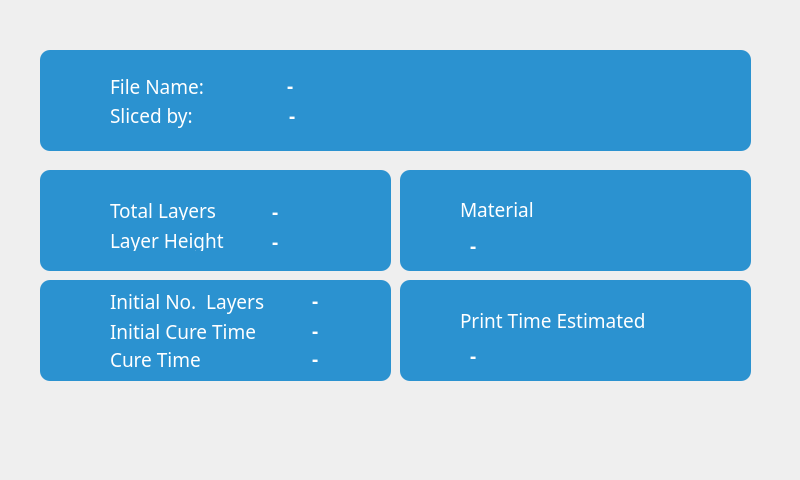
   <widget class="QWidget" name="print_preparation_widget" native="true">
    <property name="geometry">
     <rect>
      <x>4800</x>
      <y>0</y>
      <width>800</width>
      <height>480</height>
     </rect>
    </property>
    <widget class="QWidget" name="widget_2" native="true">
     <property name="geometry">
      <rect>
       <x>40</x>
       <y>50</y>
       <width>711</width>
       <height>101</height>
      </rect>
     </property>
     <property name="font">
      <font>
       <family>Proxima Nova</family>
       <pointsize>14</pointsize>
      </font>
     </property>
     <property name="styleSheet">
      <string notr="true">QWidget{
border-radius: 10px;
background-color: rgb(43, 146, 208);
}</string>
     </property>
     <widget class="QLabel" name="file_ico">
      <property name="geometry">
       <rect>
        <x>16</x>
        <y>30</y>
        <width>51</width>
        <height>51</height>
       </rect>
      </property>
      <property name="font">
       <font>
        <family>Proxima Nova</family>
        <pointsize>14</pointsize>
       </font>
      </property>
      <property name="styleSheet">
       <string notr="true">border-image: url(:/icons/Icons (Resized)/Blue and Green Theme/infoFileName.png);
border-radius: 0px;</string>
      </property>
      <property name="frameShape">
       <enum>QFrame::Panel</enum>
      </property>
      <property name="text">
       <string/>
      </property>
     </widget>
     <widget class="QLabel" name="label_5">
      <property name="enabled">
       <bool>false</bool>
      </property>
      <property name="geometry">
       <rect>
        <x>70</x>
        <y>26</y>
        <width>111</width>
        <height>20</height>
       </rect>
      </property>
      <property name="font">
       <font>
        <family>Proxima Nova</family>
        <pointsize>14</pointsize>
        <kerning>true</kerning>
       </font>
      </property>
      <property name="styleSheet">
       <string notr="true">color: rgb(255, 255, 255);
border: 0px;</string>
      </property>
      <property name="text">
       <string>File Name:</string>
      </property>
     </widget>
     <widget class="QLabel" name="label_9">
      <property name="geometry">
       <rect>
        <x>70</x>
        <y>50</y>
        <width>101</width>
        <height>31</height>
       </rect>
      </property>
      <property name="font">
       <font>
        <family>Proxima Nova</family>
        <pointsize>14</pointsize>
       </font>
      </property>
      <property name="styleSheet">
       <string notr="true">color: rgb(255, 255, 255);
border-radius: 0px;
border: 0px;</string>
      </property>
      <property name="text">
       <string>Sliced by:</string>
      </property>
      <property name="alignment">
       <set>Qt::AlignLeading|Qt::AlignLeft|Qt::AlignVCenter</set>
      </property>
     </widget>
     <widget class="QLabel" name="printer_info_label">
      <property name="geometry">
       <rect>
        <x>249</x>
        <y>50</y>
        <width>421</width>
        <height>31</height>
       </rect>
      </property>
      <property name="font">
       <font>
        <family>Proxima Nova</family>
        <pointsize>14</pointsize>
        <weight>75</weight>
        <bold>true</bold>
       </font>
      </property>
      <property name="styleSheet">
       <string notr="true">color: rgb(255, 255, 255);
border-radius: 0px;
border: 0px;</string>
      </property>
      <property name="frameShape">
       <enum>QFrame::Box</enum>
      </property>
      <property name="text">
       <string>-</string>
      </property>
      <property name="alignment">
       <set>Qt::AlignLeading|Qt::AlignLeft|Qt::AlignVCenter</set>
      </property>
     </widget>
     <widget class="QLineEdit" name="filename_label">
      <property name="geometry">
       <rect>
        <x>245</x>
        <y>20</y>
        <width>421</width>
        <height>31</height>
       </rect>
      </property>
      <property name="sizePolicy">
       <sizepolicy hsizetype="Preferred" vsizetype="Fixed">
        <horstretch>0</horstretch>
        <verstretch>0</verstretch>
       </sizepolicy>
      </property>
      <property name="palette">
       <palette>
        <active>
         <colorrole role="WindowText">
          <brush brushstyle="SolidPattern">
           <color alpha="255">
            <red>255</red>
            <green>255</green>
            <blue>255</blue>
           </color>
          </brush>
         </colorrole>
         <colorrole role="Button">
          <brush brushstyle="SolidPattern">
           <color alpha="255">
            <red>43</red>
            <green>146</green>
            <blue>208</blue>
           </color>
          </brush>
         </colorrole>
         <colorrole role="Text">
          <brush brushstyle="SolidPattern">
           <color alpha="255">
            <red>255</red>
            <green>255</green>
            <blue>255</blue>
           </color>
          </brush>
         </colorrole>
         <colorrole role="ButtonText">
          <brush brushstyle="SolidPattern">
           <color alpha="255">
            <red>255</red>
            <green>255</green>
            <blue>255</blue>
           </color>
          </brush>
         </colorrole>
         <colorrole role="Base">
          <brush brushstyle="SolidPattern">
           <color alpha="255">
            <red>43</red>
            <green>146</green>
            <blue>208</blue>
           </color>
          </brush>
         </colorrole>
         <colorrole role="Window">
          <brush brushstyle="SolidPattern">
           <color alpha="255">
            <red>43</red>
            <green>146</green>
            <blue>208</blue>
           </color>
          </brush>
         </colorrole>
         <colorrole role="Text">
          <brush brushstyle="NoBrush">
           <color alpha="128">
            <red>255</red>
            <green>255</green>
            <blue>255</blue>
           </color>
          </brush>
         </colorrole>
        </active>
        <inactive>
         <colorrole role="WindowText">
          <brush brushstyle="SolidPattern">
           <color alpha="255">
            <red>255</red>
            <green>255</green>
            <blue>255</blue>
           </color>
          </brush>
         </colorrole>
         <colorrole role="Button">
          <brush brushstyle="SolidPattern">
           <color alpha="255">
            <red>43</red>
            <green>146</green>
            <blue>208</blue>
           </color>
          </brush>
         </colorrole>
         <colorrole role="Text">
          <brush brushstyle="SolidPattern">
           <color alpha="255">
            <red>255</red>
            <green>255</green>
            <blue>255</blue>
           </color>
          </brush>
         </colorrole>
         <colorrole role="ButtonText">
          <brush brushstyle="SolidPattern">
           <color alpha="255">
            <red>255</red>
            <green>255</green>
            <blue>255</blue>
           </color>
          </brush>
         </colorrole>
         <colorrole role="Base">
          <brush brushstyle="SolidPattern">
           <color alpha="255">
            <red>43</red>
            <green>146</green>
            <blue>208</blue>
           </color>
          </brush>
         </colorrole>
         <colorrole role="Window">
          <brush brushstyle="SolidPattern">
           <color alpha="255">
            <red>43</red>
            <green>146</green>
            <blue>208</blue>
           </color>
          </brush>
         </colorrole>
         <colorrole role="Text">
          <brush brushstyle="NoBrush">
           <color alpha="128">
            <red>255</red>
            <green>255</green>
            <blue>255</blue>
           </color>
          </brush>
         </colorrole>
        </inactive>
        <disabled>
         <colorrole role="WindowText">
          <brush brushstyle="SolidPattern">
           <color alpha="255">
            <red>255</red>
            <green>255</green>
            <blue>255</blue>
           </color>
          </brush>
         </colorrole>
         <colorrole role="Button">
          <brush brushstyle="SolidPattern">
           <color alpha="255">
            <red>43</red>
            <green>146</green>
            <blue>208</blue>
           </color>
          </brush>
         </colorrole>
         <colorrole role="Text">
          <brush brushstyle="SolidPattern">
           <color alpha="255">
            <red>255</red>
            <green>255</green>
            <blue>255</blue>
           </color>
          </brush>
         </colorrole>
         <colorrole role="ButtonText">
          <brush brushstyle="SolidPattern">
           <color alpha="255">
            <red>255</red>
            <green>255</green>
            <blue>255</blue>
           </color>
          </brush>
         </colorrole>
         <colorrole role="Base">
          <brush brushstyle="SolidPattern">
           <color alpha="255">
            <red>43</red>
            <green>146</green>
            <blue>208</blue>
           </color>
          </brush>
         </colorrole>
         <colorrole role="Window">
          <brush brushstyle="SolidPattern">
           <color alpha="255">
            <red>43</red>
            <green>146</green>
            <blue>208</blue>
           </color>
          </brush>
         </colorrole>
         <colorrole role="Text">
          <brush brushstyle="NoBrush">
           <color alpha="128">
            <red>255</red>
            <green>255</green>
            <blue>255</blue>
           </color>
          </brush>
         </colorrole>
        </disabled>
       </palette>
      </property>
      <property name="font">
       <font>
        <family>Proxima Nova</family>
        <pointsize>14</pointsize>
        <weight>75</weight>
        <bold>true</bold>
       </font>
      </property>
      <property name="focusPolicy">
       <enum>Qt::NoFocus</enum>
      </property>
      <property name="toolTip">
       <string>Job File Name</string>
      </property>
      <property name="whatsThis">
       <string>Job File Name</string>
      </property>
      <property name="styleSheet">
       <string notr="true">color: rgb(255, 255, 255);
border-radius: 0px;
border: 0px;</string>
      </property>
      <property name="text">
       <string>-</string>
      </property>
      <property name="frame">
       <bool>true</bool>
      </property>
      <property name="readOnly">
       <bool>true</bool>
      </property>
      <property name="Text" stdset="0">
       <string/>
      </property>
     </widget>
     <zorder>printer_info_label</zorder>
     <zorder>file_ico</zorder>
     <zorder>label_5</zorder>
     <zorder>label_9</zorder>
     <zorder>filename_label</zorder>
    </widget>
    <widget class="QWidget" name="widget_3" native="true">
     <property name="geometry">
      <rect>
       <x>40</x>
       <y>170</y>
       <width>351</width>
       <height>101</height>
      </rect>
     </property>
     <property name="font">
      <font>
       <family>Proxima Nova</family>
       <pointsize>14</pointsize>
      </font>
     </property>
     <property name="styleSheet">
      <string notr="true">QWidget{
border-radius: 10px;
background-color: rgb(43, 146, 208);
}</string>
     </property>
     <widget class="QLabel" name="layer_ico">
      <property name="geometry">
       <rect>
        <x>15</x>
        <y>27</y>
        <width>50</width>
        <height>50</height>
       </rect>
      </property>
      <property name="font">
       <font>
        <family>Proxima Nova</family>
        <pointsize>14</pointsize>
       </font>
      </property>
      <property name="styleSheet">
       <string notr="true">border-image: url(:/icons/Icons (Resized)/Blue and Green Theme/infoLayers.png);
border-radius: 0px;</string>
      </property>
      <property name="text">
       <string/>
      </property>
     </widget>
     <widget class="QLabel" name="label_12">
      <property name="geometry">
       <rect>
        <x>70</x>
        <y>30</y>
        <width>141</width>
        <height>20</height>
       </rect>
      </property>
      <property name="font">
       <font>
        <family>Proxima Nova</family>
        <pointsize>14</pointsize>
       </font>
      </property>
      <property name="styleSheet">
       <string notr="true">color: rgb(255, 255, 255);
border-radius: 0px;
border: 0px;</string>
      </property>
      <property name="text">
       <string>Total Layers</string>
      </property>
     </widget>
     <widget class="QLineEdit" name="total_layers_label">
      <property name="geometry">
       <rect>
        <x>230</x>
        <y>30</y>
        <width>91</width>
        <height>22</height>
       </rect>
      </property>
      <property name="font">
       <font>
        <family>Proxima Nova</family>
        <pointsize>14</pointsize>
        <weight>75</weight>
        <bold>true</bold>
       </font>
      </property>
      <property name="focusPolicy">
       <enum>Qt::NoFocus</enum>
      </property>
      <property name="styleSheet">
       <string notr="true">color: rgb(255, 255, 255);
border:none;</string>
      </property>
      <property name="text">
       <string>-</string>
      </property>
     </widget>
     <widget class="QLabel" name="label_13">
      <property name="geometry">
       <rect>
        <x>70</x>
        <y>60</y>
        <width>141</width>
        <height>21</height>
       </rect>
      </property>
      <property name="font">
       <font>
        <family>Proxima Nova</family>
        <pointsize>14</pointsize>
       </font>
      </property>
      <property name="styleSheet">
       <string notr="true">color: rgb(255, 255, 255);
border-radius: 0px;
border: 0px;</string>
      </property>
      <property name="text">
       <string>Layer Height</string>
      </property>
     </widget>
     <widget class="QLineEdit" name="layer_height_label">
      <property name="geometry">
       <rect>
        <x>230</x>
        <y>60</y>
        <width>51</width>
        <height>21</height>
       </rect>
      </property>
      <property name="sizePolicy">
       <sizepolicy hsizetype="Preferred" vsizetype="Fixed">
        <horstretch>0</horstretch>
        <verstretch>0</verstretch>
       </sizepolicy>
      </property>
      <property name="palette">
       <palette>
        <active>
         <colorrole role="WindowText">
          <brush brushstyle="SolidPattern">
           <color alpha="255">
            <red>255</red>
            <green>255</green>
            <blue>255</blue>
           </color>
          </brush>
         </colorrole>
         <colorrole role="Button">
          <brush brushstyle="SolidPattern">
           <color alpha="255">
            <red>43</red>
            <green>146</green>
            <blue>208</blue>
           </color>
          </brush>
         </colorrole>
         <colorrole role="Text">
          <brush brushstyle="SolidPattern">
           <color alpha="255">
            <red>255</red>
            <green>255</green>
            <blue>255</blue>
           </color>
          </brush>
         </colorrole>
         <colorrole role="ButtonText">
          <brush brushstyle="SolidPattern">
           <color alpha="255">
            <red>255</red>
            <green>255</green>
            <blue>255</blue>
           </color>
          </brush>
         </colorrole>
         <colorrole role="Base">
          <brush brushstyle="SolidPattern">
           <color alpha="255">
            <red>43</red>
            <green>146</green>
            <blue>208</blue>
           </color>
          </brush>
         </colorrole>
         <colorrole role="Window">
          <brush brushstyle="SolidPattern">
           <color alpha="255">
            <red>43</red>
            <green>146</green>
            <blue>208</blue>
           </color>
          </brush>
         </colorrole>
         <colorrole role="Text">
          <brush brushstyle="NoBrush">
           <color alpha="128">
            <red>255</red>
            <green>255</green>
            <blue>255</blue>
           </color>
          </brush>
         </colorrole>
        </active>
        <inactive>
         <colorrole role="WindowText">
          <brush brushstyle="SolidPattern">
           <color alpha="255">
            <red>255</red>
            <green>255</green>
            <blue>255</blue>
           </color>
          </brush>
         </colorrole>
         <colorrole role="Button">
          <brush brushstyle="SolidPattern">
           <color alpha="255">
            <red>43</red>
            <green>146</green>
            <blue>208</blue>
           </color>
          </brush>
         </colorrole>
         <colorrole role="Text">
          <brush brushstyle="SolidPattern">
           <color alpha="255">
            <red>255</red>
            <green>255</green>
            <blue>255</blue>
           </color>
          </brush>
         </colorrole>
         <colorrole role="ButtonText">
          <brush brushstyle="SolidPattern">
           <color alpha="255">
            <red>255</red>
            <green>255</green>
            <blue>255</blue>
           </color>
          </brush>
         </colorrole>
         <colorrole role="Base">
          <brush brushstyle="SolidPattern">
           <color alpha="255">
            <red>43</red>
            <green>146</green>
            <blue>208</blue>
           </color>
          </brush>
         </colorrole>
         <colorrole role="Window">
          <brush brushstyle="SolidPattern">
           <color alpha="255">
            <red>43</red>
            <green>146</green>
            <blue>208</blue>
           </color>
          </brush>
         </colorrole>
         <colorrole role="Text">
          <brush brushstyle="NoBrush">
           <color alpha="128">
            <red>255</red>
            <green>255</green>
            <blue>255</blue>
           </color>
          </brush>
         </colorrole>
        </inactive>
        <disabled>
         <colorrole role="WindowText">
          <brush brushstyle="SolidPattern">
           <color alpha="255">
            <red>255</red>
            <green>255</green>
            <blue>255</blue>
           </color>
          </brush>
         </colorrole>
         <colorrole role="Button">
          <brush brushstyle="SolidPattern">
           <color alpha="255">
            <red>43</red>
            <green>146</green>
            <blue>208</blue>
           </color>
          </brush>
         </colorrole>
         <colorrole role="Text">
          <brush brushstyle="SolidPattern">
           <color alpha="255">
            <red>255</red>
            <green>255</green>
            <blue>255</blue>
           </color>
          </brush>
         </colorrole>
         <colorrole role="ButtonText">
          <brush brushstyle="SolidPattern">
           <color alpha="255">
            <red>255</red>
            <green>255</green>
            <blue>255</blue>
           </color>
          </brush>
         </colorrole>
         <colorrole role="Base">
          <brush brushstyle="SolidPattern">
           <color alpha="255">
            <red>43</red>
            <green>146</green>
            <blue>208</blue>
           </color>
          </brush>
         </colorrole>
         <colorrole role="Window">
          <brush brushstyle="SolidPattern">
           <color alpha="255">
            <red>43</red>
            <green>146</green>
            <blue>208</blue>
           </color>
          </brush>
         </colorrole>
         <colorrole role="Text">
          <brush brushstyle="NoBrush">
           <color alpha="128">
            <red>255</red>
            <green>255</green>
            <blue>255</blue>
           </color>
          </brush>
         </colorrole>
        </disabled>
       </palette>
      </property>
      <property name="font">
       <font>
        <family>Proxima Nova</family>
        <pointsize>14</pointsize>
        <weight>75</weight>
        <bold>true</bold>
       </font>
      </property>
      <property name="focusPolicy">
       <enum>Qt::NoFocus</enum>
      </property>
      <property name="toolTip">
       <string>Job was sliced using this layer thickness</string>
      </property>
      <property name="whatsThis">
       <string>Job was sliced using this layer thickness</string>
      </property>
      <property name="styleSheet">
       <string notr="true">color: rgb(255, 255, 255);
border:none;</string>
      </property>
      <property name="text">
       <string>-</string>
      </property>
      <property name="readOnly">
       <bool>true</bool>
      </property>
     </widget>
    </widget>
    <widget class="QWidget" name="widget_4" native="true">
     <property name="geometry">
      <rect>
       <x>400</x>
       <y>170</y>
       <width>351</width>
       <height>101</height>
      </rect>
     </property>
     <property name="font">
      <font>
       <family>Proxima Nova</family>
       <pointsize>14</pointsize>
      </font>
     </property>
     <property name="styleSheet">
      <string notr="true">QWidget{
border-radius: 10px;
background-color: rgb(43, 146, 208);
}</string>
     </property>
     <widget class="QLabel" name="material_ico">
      <property name="geometry">
       <rect>
        <x>14</x>
        <y>30</y>
        <width>50</width>
        <height>50</height>
       </rect>
      </property>
      <property name="font">
       <font>
        <family>Proxima Nova</family>
        <pointsize>14</pointsize>
       </font>
      </property>
      <property name="styleSheet">
       <string notr="true">border-image: url(:/icons/Icons (Resized)/Blue and Green Theme/infoMaterial.png);
border-radius: 0px;</string>
      </property>
      <property name="text">
       <string/>
      </property>
     </widget>
     <widget class="QLabel" name="label_20">
      <property name="geometry">
       <rect>
        <x>60</x>
        <y>29</y>
        <width>121</width>
        <height>21</height>
       </rect>
      </property>
      <property name="font">
       <font>
        <family>Proxima Nova</family>
        <pointsize>14</pointsize>
       </font>
      </property>
      <property name="styleSheet">
       <string notr="true">color: rgb(255, 255, 255);
border-radius: 0px;
border: 0px;</string>
      </property>
      <property name="text">
       <string>Material</string>
      </property>
     </widget>
     <widget class="QLabel" name="material_name_label">
      <property name="geometry">
       <rect>
        <x>70</x>
        <y>60</y>
        <width>261</width>
        <height>31</height>
       </rect>
      </property>
      <property name="font">
       <font>
        <family>Proxima Nova</family>
        <pointsize>14</pointsize>
        <weight>75</weight>
        <bold>true</bold>
       </font>
      </property>
      <property name="styleSheet">
       <string notr="true">color: rgb(255, 255, 255);</string>
      </property>
      <property name="text">
       <string>-</string>
      </property>
     </widget>
    </widget>
    <widget class="QWidget" name="widget_5" native="true">
     <property name="geometry">
      <rect>
       <x>400</x>
       <y>280</y>
       <width>351</width>
       <height>101</height>
      </rect>
     </property>
     <property name="font">
      <font>
       <family>Proxima Nova</family>
       <pointsize>14</pointsize>
      </font>
     </property>
     <property name="styleSheet">
      <string notr="true">QWidget{
border-radius: 10px;
background-color: rgb(43, 146, 208);
}</string>
     </property>
     <widget class="QLabel" name="time_ico">
      <property name="geometry">
       <rect>
        <x>15</x>
        <y>30</y>
        <width>50</width>
        <height>50</height>
       </rect>
      </property>
      <property name="font">
       <font>
        <family>Proxima Nova</family>
        <pointsize>14</pointsize>
       </font>
      </property>
      <property name="styleSheet">
       <string notr="true">border-image: url(:/icons/Icons (Resized)/Blue and Green Theme/infoTime.png);</string>
      </property>
      <property name="text">
       <string/>
      </property>
     </widget>
     <widget class="QLabel" name="label_19">
      <property name="geometry">
       <rect>
        <x>60</x>
        <y>30</y>
        <width>231</width>
        <height>21</height>
       </rect>
      </property>
      <property name="font">
       <font>
        <family>Proxima Nova</family>
        <pointsize>14</pointsize>
       </font>
      </property>
      <property name="styleSheet">
       <string notr="true">color: rgb(255, 255, 255);
border-radius: 0px;border-radius: 0px;
border: 0px;</string>
      </property>
      <property name="text">
       <string>Print Time Estimated</string>
      </property>
     </widget>
     <widget class="QLabel" name="est_print_time_label">
      <property name="geometry">
       <rect>
        <x>70</x>
        <y>60</y>
        <width>201</width>
        <height>31</height>
       </rect>
      </property>
      <property name="font">
       <font>
        <family>Proxima Nova</family>
        <pointsize>14</pointsize>
        <weight>75</weight>
        <italic>false</italic>
        <bold>true</bold>
       </font>
      </property>
      <property name="styleSheet">
       <string notr="true">color: rgb(255, 255, 255);</string>
      </property>
      <property name="text">
       <string>-</string>
      </property>
     </widget>
    </widget>
    <widget class="QWidget" name="widget_6" native="true">
     <property name="geometry">
      <rect>
       <x>40</x>
       <y>280</y>
       <width>351</width>
       <height>101</height>
      </rect>
     </property>
     <property name="font">
      <font>
       <family>Proxima Nova</family>
       <pointsize>14</pointsize>
      </font>
     </property>
     <property name="styleSheet">
      <string notr="true">QWidget{
border-radius: 10px;
background-color: rgb(43, 146, 208);
}</string>
     </property>
     <widget class="QLabel" name="cure_ico">
      <property name="geometry">
       <rect>
        <x>14</x>
        <y>30</y>
        <width>50</width>
        <height>50</height>
       </rect>
      </property>
      <property name="font">
       <font>
        <family>Proxima Nova</family>
        <pointsize>14</pointsize>
       </font>
      </property>
      <property name="styleSheet">
       <string notr="true">border-image: url(:/icons/Icons (Resized)/Blue and Green Theme/infoCureTime.png);</string>
      </property>
      <property name="text">
       <string/>
      </property>
     </widget>
     <widget class="QLabel" name="label_18">
      <property name="geometry">
       <rect>
        <x>70</x>
        <y>69</y>
        <width>121</width>
        <height>21</height>
       </rect>
      </property>
      <property name="font">
       <font>
        <family>Proxima Nova</family>
        <pointsize>14</pointsize>
       </font>
      </property>
      <property name="styleSheet">
       <string notr="true">color: rgb(255, 255, 255);
border-radius: 0px;
border: 0px;</string>
      </property>
      <property name="text">
       <string>Cure Time</string>
      </property>
     </widget>
     <widget class="QLineEdit" name="cure_time_label">
      <property name="geometry">
       <rect>
        <x>270</x>
        <y>67</y>
        <width>61</width>
        <height>21</height>
       </rect>
      </property>
      <property name="font">
       <font>
        <family>Proxima Nova</family>
        <pointsize>14</pointsize>
        <weight>75</weight>
        <bold>true</bold>
       </font>
      </property>
      <property name="focusPolicy">
       <enum>Qt::NoFocus</enum>
      </property>
      <property name="styleSheet">
       <string notr="true">color: rgb(255, 255, 255);
border:none;</string>
      </property>
      <property name="text">
       <string>-</string>
      </property>
     </widget>
     <widget class="QLineEdit" name="initial_cure_time_label">
      <property name="geometry">
       <rect>
        <x>270</x>
        <y>35</y>
        <width>71</width>
        <height>31</height>
       </rect>
      </property>
      <property name="font">
       <font>
        <family>Proxima Nova</family>
        <pointsize>14</pointsize>
        <weight>75</weight>
        <bold>true</bold>
       </font>
      </property>
      <property name="focusPolicy">
       <enum>Qt::NoFocus</enum>
      </property>
      <property name="styleSheet">
       <string notr="true">color: rgb(255, 255, 255);
border:none;</string>
      </property>
      <property name="text">
       <string>-</string>
      </property>
     </widget>
     <widget class="QLabel" name="label_17">
      <property name="geometry">
       <rect>
        <x>70</x>
        <y>36</y>
        <width>171</width>
        <height>31</height>
       </rect>
      </property>
      <property name="font">
       <font>
        <family>Proxima Nova</family>
        <pointsize>14</pointsize>
       </font>
      </property>
      <property name="styleSheet">
       <string notr="true">color: rgb(255, 255, 255);
border-radius: 0px;
border: 0px;</string>
      </property>
      <property name="text">
       <string>Initial Cure Time</string>
      </property>
     </widget>
     <widget class="QLabel" name="label_16">
      <property name="geometry">
       <rect>
        <x>70</x>
        <y>6</y>
        <width>181</width>
        <height>31</height>
       </rect>
      </property>
      <property name="font">
       <font>
        <family>Proxima Nova</family>
        <pointsize>14</pointsize>
        <weight>50</weight>
        <bold>false</bold>
       </font>
      </property>
      <property name="styleSheet">
       <string notr="true">color: rgb(255, 255, 255);
border-radius: 0px;
border: 0px;</string>
      </property>
      <property name="text">
       <string>Initial No.  Layers</string>
      </property>
     </widget>
     <widget class="QLineEdit" name="initial_num_layers_label">
      <property name="geometry">
       <rect>
        <x>270</x>
        <y>5</y>
        <width>71</width>
        <height>31</height>
       </rect>
      </property>
      <property name="font">
       <font>
        <family>Proxima Nova</family>
        <pointsize>14</pointsize>
        <weight>75</weight>
        <bold>true</bold>
       </font>
      </property>
      <property name="focusPolicy">
       <enum>Qt::NoFocus</enum>
      </property>
      <property name="styleSheet">
       <string notr="true">color: rgb(255, 255, 255);
border:none;</string>
      </property>
      <property name="text">
       <string>-</string>
      </property>
     </widget>
     <widget class="QLineEdit" name="edit_iniCuringTime_2">
      <property name="geometry">
       <rect>
        <x>360</x>
        <y>33</y>
        <width>41</width>
        <height>31</height>
       </rect>
      </property>
      <property name="font">
       <font>
        <family>Proxima Nova</family>
        <pointsize>14</pointsize>
       </font>
      </property>
      <property name="styleSheet">
       <string notr="true">color: rgb(255, 255, 255);
border:none;</string>
      </property>
      <property name="text">
       <string>sec</string>
      </property>
     </widget>
     <widget class="QLineEdit" name="edit_iniCuringTime_3">
      <property name="geometry">
       <rect>
        <x>360</x>
        <y>61</y>
        <width>41</width>
        <height>31</height>
       </rect>
      </property>
      <property name="font">
       <font>
        <family>Proxima Nova</family>
        <pointsize>14</pointsize>
       </font>
      </property>
      <property name="styleSheet">
       <string notr="true">color: rgb(255, 255, 255);
border:none;</string>
      </property>
      <property name="text">
       <string>sec</string>
      </property>
     </widget>
     <zorder>cure_ico</zorder>
     <zorder>label_18</zorder>
     <zorder>cure_time_label</zorder>
     <zorder>label_17</zorder>
     <zorder>label_16</zorder>
     <zorder>initial_num_layers_label</zorder>
     <zorder>edit_iniCuringTime_2</zorder>
     <zorder>edit_iniCuringTime_3</zorder>
     <zorder>initial_cure_time_label</zorder>
    </widget>
   </widget>
